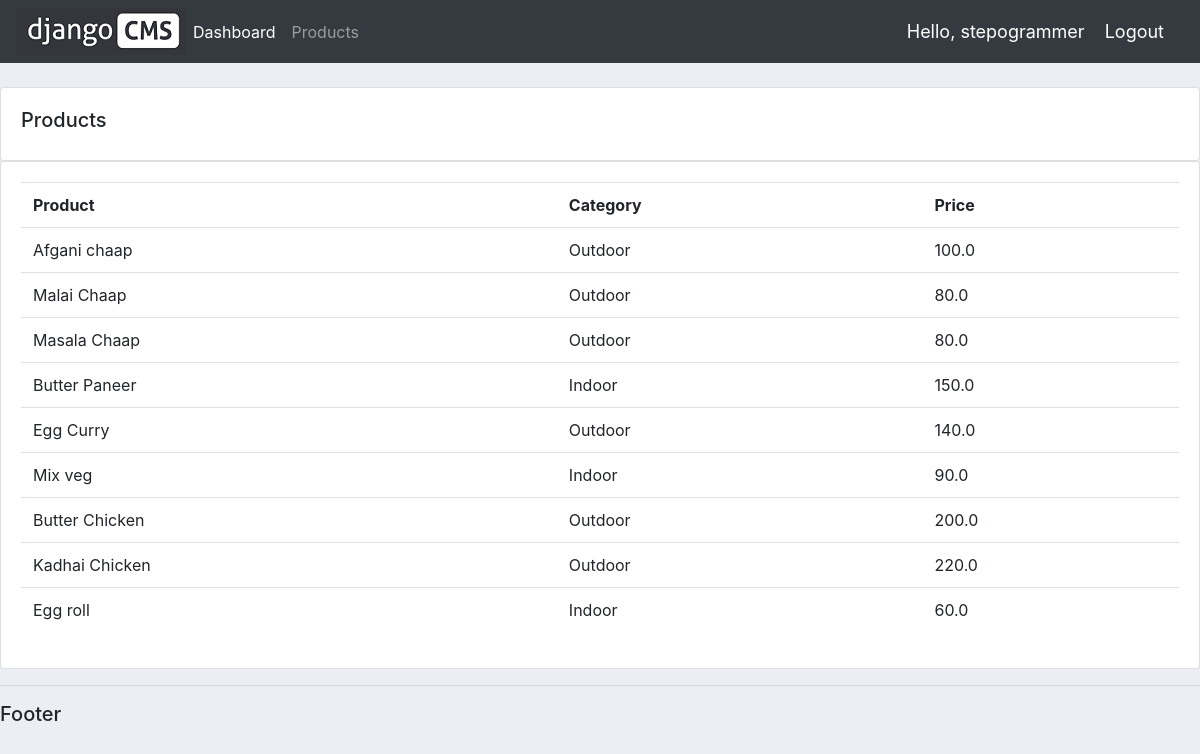
Screenshot of /products/ (signed in) with the database file from the repository.
### accounts/models.py (models this page shows, shortened)
class Product(models.Model):
    CATEGORY = (
        ('Indoor', 'Indoor'),
        ('Outdoor', 'Outdoor')
    )
    name = models.CharField(max_length=200, null=True)
    price = models.FloatField(null=True)
    category = models.CharField(max_length=200, null=True, choices=CATEGORY)
    description = models.CharField(max_length=200, null=True,blank=True)
    date_created = models.DateTimeField(auto_now_add=True, null=True)
    tag = models.ManyToManyField(Tag)

### accounts/decorators.py (the view)
        def wrapper_func(request, *args, **kwargs):
            group = None
            if request.user.groups.exists():
                group = request.user.groups.all()[0].name
            if group in allowed_roles:
                return view_func(request, *args, *kwargs)
            else:
                return HttpResponse(
                    'You are Not authorized to view this Page.')

### accounts/views.py (called while the page is built)
@login_required(login_url='login')
@allowed_user(allowed_roles=['admin'])
def products(request):
    products = Product.objects.all()
    return render(request, 'accounts/products.html', {'products': products})

### accounts/templates/accounts/products.html
{% extends 'accounts/main.html'%}
{% block content %}
    	<br>
		<div class="row">
			<div class="col-md">
				<div class="card card-body">
					<h5>Products</h5>
				</div>
				<div class="card card-body">
					<table class="table">
						<tr>
							<th>Product</th>
							<th>Category</th>
							<th>Price</th>
						</tr>
						{% for i in products %}
							<tr>
								<td>{{i.name}}</td>
								<td>{{i.category}}</td>
								<td>{{i.price}}</td>
							</tr>
						{% endfor %}
					</table>
				</div>
			</div>
		</div>
{% endblock %}

### accounts/templates/accounts/navbar.html (shortened to what this page needs)
{% load static %}
<nav class="navbar navbar-expand-lg navbar-dark bg-dark">
  <a href="{% url 'home' %}"><img src="{% static 'images/django.png' %}"></a>
  <div class="collapse navbar-collapse" id="navbarNav">
    <ul class="navbar-nav">
      {% if request.user.is_staff %}
      <li class="nav-item active">
        <a class="nav-link" href="{% url 'home' %}">Dashboard</a>
      </li>
      <li class="nav-item">
        <a class="nav-link" href="{% url 'products' %}">Products</a>
      </li>
      {% else %}
      <li class="nav-item">
        <a class="nav-link" href="{% url 'accounts' %}">Settings</a>
      </li>
      {% endif %}
    </ul>
  </div>
  <span class="hello-msg"> Hello, {{request.user}} </span>
  <span ><a class="hello-msg" href="{% url 'logout' %}">Logout</a></span>
</nav>

### static/css/main.css (style rules this page uses)
body { background-color: #ebeff5; }

### accounts/templates/accounts/navbar.html (style rules this page uses)
.hello-msg { font-size: 18px; color: #fff; margin-right: 20px; }

### rows the page displays
Product: name "Afgani chaap", category "Outdoor", price "100.0"
Product: name "Malai Chaap", category "Outdoor", price "80.0"
Product: name "Masala Chaap", category "Outdoor", price "80.0"
Product: name "Butter Paneer", category "Indoor", price "150.0"
Product: name "Egg Curry", category "Outdoor", price "140.0"
Product: name "Mix veg", category "Indoor", price "90.0"
Product: name "Butter Chicken", category "Outdoor", price "200.0"
Product: name "Kadhai Chicken", category "Outdoor", price "220.0"
Product: name "Egg roll", category "Indoor", price "60.0"

### other values shown
{{ request.user }} "stepogrammer"
